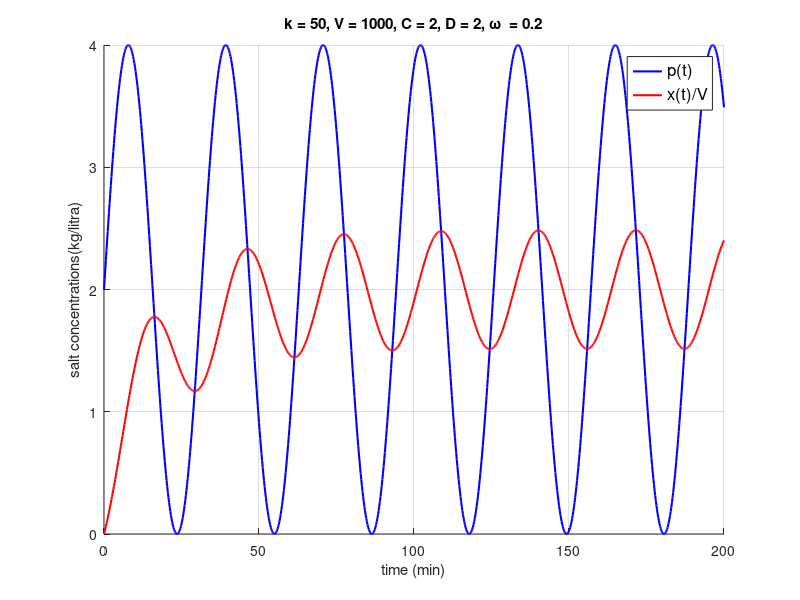
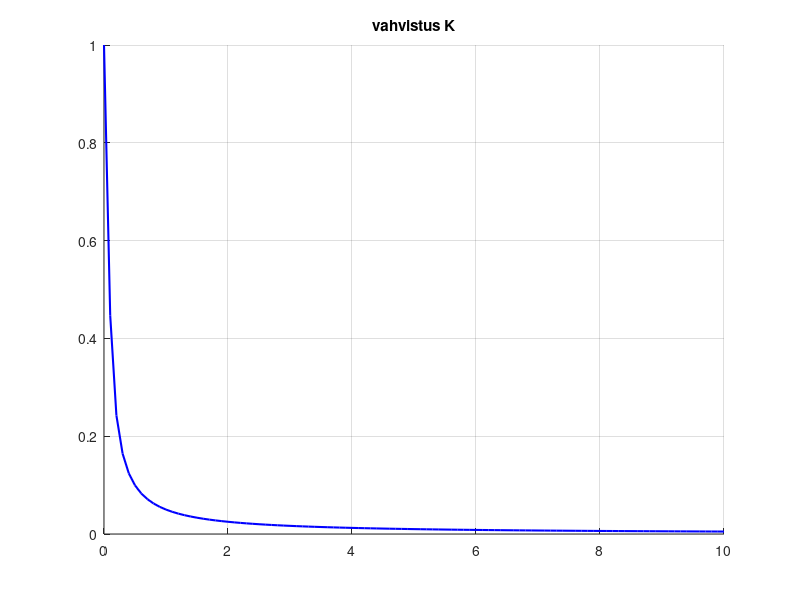
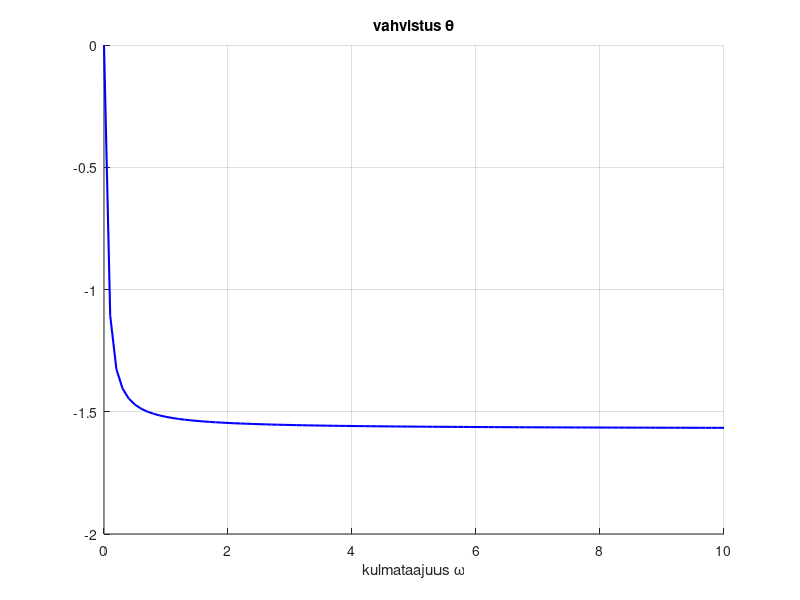

MATLAB code to generate these figures, in order:
clear
close all

%GIVEN

k = 50
V = 1000
C = 2
D_fi = 2
w = 0.2

la = V / k
% p(t) = C sin(wt) + D

% x'(t) = k * p(t) - k * x(t) / V
% x'(t) + k/V * x(t) = k * C sin(w * t) + k * D
%first degree equation
%a * y'(t) + b * y(t) = A * sin(w * t + theta) + B,y(0)=y0
%solution_formulas.pdf, 1 b ii) p.2

a = 1
b = k / V
A = k * C
B = k * D_fi
y0=0 %q(0)

la=-b/a
K=1/sqrt(b^2+(a*w)^2)
phi=atan2(-a*w,b)
D=y0-K*A*sin(phi)-B/b


% Solution
p = @(t) C * sin(w * t) + D_fi

q=@(t) K*A*sin(w*t+phi)+B/b+D*exp(la*t)

dq=@(t) K*A*cos(w*t+phi)*w+D*exp(la*t)*la %q'(t)=i(t)

tau=-1/la %time constant
tmax=10*tau

t=0:tau/100:tmax;

figure(1)

hold
plot(t, p(t),'blue', 'linewidth', 1.5)
plot(t, q(t) / V,'red','linewidth', 1.5)
grid
xlabel('time (min)')
ylabel('salt concentrations(kg/litra)')
title(['k = ', num2str(k),', V = ', num2str(V), ', C = ', num2str(C), ', D = ', num2str(D_fi), ', \omega  = ', num2str(w)])
legend({'p(t)','x(t)/V'},'fontsize', 12)
hold off

w = 0:0.1:10
K_t = @(w) 1 ./ sqrt(b .^ 2 + (a .* w) .^ 2)
figure(2)
hold
grid
title(['vahvistus K'])

plot(w, K_t(w) / (V / k), 'blue', 'linewidth', 1.5)
hold off

theta_t = @(w) atan2(-a .* w, b)
figure(3)
grid
hold
title(['vahvistus \theta'])
xlabel('kulmataajuus \omega')
plot(w, theta_t(w), 'blue', 'linewidth', 1.5)
hold off

